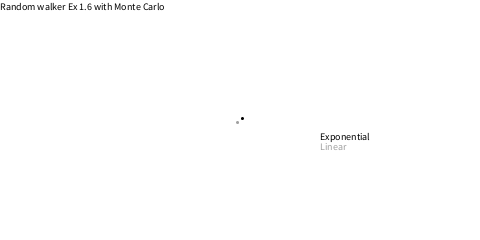
Frame 1 (no input)
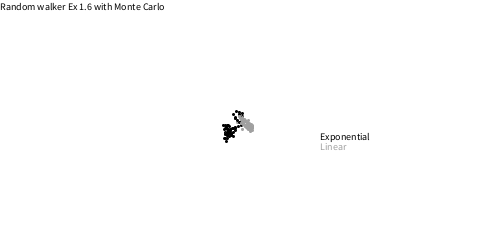
Frame 60 (the mouse pressed at the canvas centre just before this capture)
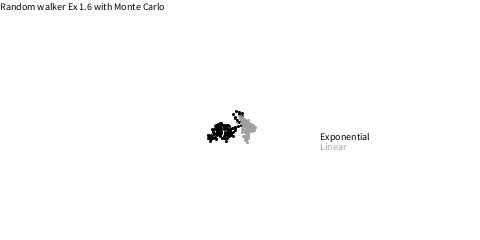
Frame 120 (the mouse held since frame 60 and released just before this capture)

The Processing sketch that drew these frames (run headless with seeded random() and noise(); from frame 60 on, the mouse is pressed at the canvas centre):

// Processing sketch: Noc01_06_Ex1_6
// ── Noc01_06_Ex1_6.pde
// Nature of Code
// Exercise 1.6 Monte Carlo step size walker.
// Using vectors even though they haven't been introduced yet.

Walker wExp, wNorm;

int expColor = 0;
int linearColor = 160;

void setup() {
  size(480, 240);
  wExp = new Walker(true,expColor);
  wNorm = new Walker(false,linearColor);
  
  background(255);
  fill(0);
  textSize(10);
  text("Random walker Ex 1.6 with Monte Carlo",0,10);
  PVector textPos = new PVector(2*width/3,2*height/3);
  fill(expColor);
  text("Exponential",textPos.x,textPos.y-20);
  fill(linearColor);
  text("Linear",textPos.x,textPos.y-10);
}

void draw() {
  wExp.step();
  wExp.display();
  wNorm.step();
  wNorm.display();
}
// ── Walker.pde
class Walker {
  float x;
  float y;
  boolean isExponential;
  int walkerColor;
  
  Walker(boolean exponential, int col) {
    x = width/2;
    y = height/2;
    isExponential = exponential;
    walkerColor = col;
  }

  void display() {
    stroke(walkerColor);
    fill(walkerColor);
    ellipse(x,y,2,2);
  }

  void step() {
    float stepSize = nextMonteCarlo()*4;
    PVector direction = new PVector(random(-1,1),random(-1,1));
    direction.setMag(stepSize);
    x += direction.x;
    y += direction.y;
    
    if (y > height) {
      y = 0;
    } else if (x > width) {
      x = 0;
    } else if (x < 0) {
      x = width;
    } else if (y < 0) {
      y = height;
    }
  }
  
  // return next Monte Carlo number in range 0 (inclusive) to 1 (exclusive)
  float nextMonteCarlo()
  {
    while (true) {
      float r1 = random(0,1);
      float r2 = random(0,1);
      if (isExponential && r2 < r1*r1) {
        return r1;
      } else if (!isExponential && r2 < r1) {
        return r1;
      }
    }
  }
}
